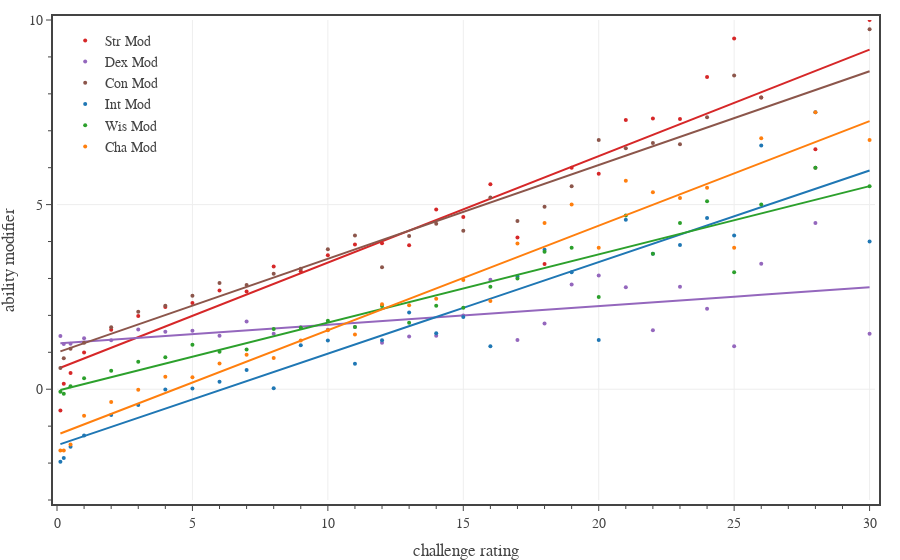

Here is the notebook cell this chart was saved with:
### Code cell
# Ability score modifier
columns = ['Str Mod','Dex Mod','Con Mod','Int Mod','Wis Mod','Cha Mod']
colors = ['#d62728','#9467bd','#8c564b','#1f77b4','#2ca02c','#ff7f0e']

#df1 = df0[df0['Category'].isin(['generic','legendary','unique']) & df0['CR'].between(1/8, 30)]
df1 = df0[df0['CR'].between(1/8, 30)]
dfG = df1.groupby('CR').mean().reset_index()

fig = go.Figure()

for column, color in zip(columns, colors):
    # generate custom text
    cr_totals = df1.groupby('CR').count()['Book'].to_list()

    # plot data
    fig.add_trace(go.Scatter(
        x=dfG['CR'],
        y=dfG[column],
        mode='markers', 
        marker=dict(size=4, color=color),
        line_shape='spline',
        unselected=dict(marker=dict(opacity=0.0)),
        showlegend=True,
        name=column,
        legendgroup=column,
        hovertemplate=
            '<b>CR:</b> %{x}<br>'+
            '<b>Ability:</b> ' + column[0:3] + '<br>'+
            '<b>Modifier:</b> %{y:.1f}'+
            '<extra></extra>'
    ))

    # add fit line
    coefs = np.polyfit(dfG['CR'], dfG[column], 1)
    poly = np.poly1d(coefs)
    fig.add_trace(go.Scatter(
        x=dfG['CR'],
        y=poly(dfG['CR']),
        mode='lines', 
        line=dict(color=color, dash='solid'),
        unselected=dict(marker=dict(opacity=0.0)),
        showlegend=False,
        legendgroup=column,
        legendgrouptitle_text='fit',
        hoverinfo='skip',
    ))

# save large format figure
fig.update_layout(
    template=TFB_TEMPLATE,
    xaxis=dict(
        title_text='challenge rating',
        range=[0.0, 30.2],
        tick0=0, dtick=5,
        minor=dict(tick0=0, dtick=1),
    ),
    yaxis=dict(
        title_text='ability modifier',
        range=[-3, 10],
        tick0=0, dtick=5,
        minor=dict(tick0=0, dtick=1),
    ),
    legend=dict(
        xanchor='left', yanchor='top',
        x=0.01, y=0.99,
        orientation='v',
        tracegroupgap=0,
    )
)

fig.show(config=TFB_CONFIG)

### Figure 1 — Plotly figure (JSON) as saved in the notebook; plotly's stock layout.template omitted (floating-point values rounded to 4 significant figures)
{"data": [{"hovertemplate": "<b>CR:</b> %{x}<br><b>Ability:</b> Str<br><b>Modifier:</b> %{y:.1f}<extra></extra>", "legendgroup": "Str Mod", "line": {"shape": "spline"}, "marker": {"color": "#d62728", "size": 4}, "mode": "markers", "name": "Str Mod", "showlegend": true, "type": "scatter", "unselected": {"marker": {"opacity": 0}}, "x": [0.125, 0.25, 0.5, 1, 2, 3, 4, 5, 6, 7, 8, 9, 10, 11, 12, 13, 14, 15, 16, 17, 18, 19, 20, 21, 22, 23, 24, 25, 26, 28, 30], "y": [-0.5763, 0.1453, 0.4397, 0.993, 1.614, 1.983, 2.224, 2.335, 2.675, 2.644, 3.321, 3.194, 3.629, 3.917, 3.953, 3.9, 4.871, 4.667, 5.548, 4.111, 3.389, 6, 5.833, 7.294, 7.333, 7.318, 8.455, 9.5, 7.9, 6.5, 10]}, {"hoverinfo": "skip", "legendgroup": "Str Mod", "legendgrouptitle": {"text": "fit"}, "line": {"color": "#d62728", "dash": "solid"}, "mode": "lines", "showlegend": false, "type": "scatter", "unselected": {"marker": {"opacity": 0}}, "x": [0.125, 0.25, 0.5, 1, 2, 3, 4, 5, 6, 7, 8, 9, 10, 11, 12, 13, 14, 15, 16, 17, 18, 19, 20, 21, 22, 23, 24, 25, 26, 28, 30], "y": [0.5821, 0.6181, 0.6902, 0.8344, 1.123, 1.411, 1.699, 1.988, 2.276, 2.564, 2.853, 3.141, 3.429, 3.718, 4.006, 4.294, 4.583, 4.871, 5.16, 5.448, 5.736, 6.025, 6.313, 6.601, 6.89, 7.178, 7.466, 7.755, 8.043, 8.62, 9.196]}, {"hovertemplate": "<b>CR:</b> %{x}<br><b>Ability:</b> Dex<br><b>Modifier:</b> %{y:.1f}<extra></extra>", "legendgroup": "Dex Mod", "line": {"shape": "spline"}, "marker": {"color": "#9467bd", "size": 4}, "mode": "markers", "name": "Dex Mod", "showlegend": true, "type": "scatter", "unselected": {"marker": {"opacity": 0}}, "x": [0.125, 0.25, 0.5, 1, 2, 3, 4, 5, 6, 7, 8, 9, 10, 11, 12, 13, 14, 15, 16, 17, 18, 19, 20, 21, 22, 23, 24, 25, 26, 28, 30], "y": [1.441, 1.222, 1.233, 1.38, 1.329, 1.618, 1.56, 1.581, 1.45, 1.833, 1.5, 1.681, 1.613, 1.688, 1.256, 1.425, 1.452, 2, 2.968, 1.333, 1.778, 2.833, 3.083, 2.765, 1.6, 2.773, 2.182, 1.167, 3.4, 4.5, 1.5]}, {"hoverinfo": "skip", "legendgroup": "Dex Mod", "legendgrouptitle": {"text": "fit"}, "line": {"color": "#9467bd", "dash": "solid"}, "mode": "lines", "showlegend": false, "type": "scatter", "unselected": {"marker": {"opacity": 0}}, "x": [0.125, 0.25, 0.5, 1, 2, 3, 4, 5, 6, 7, 8, 9, 10, 11, 12, 13, 14, 15, 16, 17, 18, 19, 20, 21, 22, 23, 24, 25, 26, 28, 30], "y": [1.244, 1.25, 1.263, 1.288, 1.339, 1.389, 1.44, 1.491, 1.542, 1.592, 1.643, 1.694, 1.744, 1.795, 1.846, 1.897, 1.947, 1.998, 2.049, 2.099, 2.15, 2.201, 2.252, 2.302, 2.353, 2.404, 2.454, 2.505, 2.556, 2.657, 2.759]}, {"hovertemplate": "<b>CR:</b> %{x}<br><b>Ability:</b> Con<br><b>Modifier:</b> %{y:.1f}<extra></extra>", "legendgroup": "Con Mod", "line": {"shape": "spline"}, "marker": {"color": "#8c564b", "size": 4}, "mode": "markers", "name": "Con Mod", "showlegend": true, "type": "scatter", "unselected": {"marker": {"opacity": 0}}, "x": [0.125, 0.25, 0.5, 1, 2, 3, 4, 5, 6, 7, 8, 9, 10, 11, 12, 13, 14, 15, 16, 17, 18, 19, 20, 21, 22, 23, 24, 25, 26, 28, 30], "y": [0.5763, 0.8376, 1.095, 1.261, 1.681, 2.101, 2.264, 2.533, 2.875, 2.822, 3.131, 3.264, 3.79, 4.167, 3.302, 4.15, 4.484, 4.292, 5.194, 4.556, 4.944, 5.5, 6.75, 6.529, 6.667, 6.636, 7.364, 8.5, 7.9, 6, 9.75]}, {"hoverinfo": "skip", "legendgroup": "Con Mod", "legendgrouptitle": {"text": "fit"}, "line": {"color": "#8c564b", "dash": "solid"}, "mode": "lines", "showlegend": false, "type": "scatter", "unselected": {"marker": {"opacity": 0}}, "x": [0.125, 0.25, 0.5, 1, 2, 3, 4, 5, 6, 7, 8, 9, 10, 11, 12, 13, 14, 15, 16, 17, 18, 19, 20, 21, 22, 23, 24, 25, 26, 28, 30], "y": [1.027, 1.059, 1.122, 1.249, 1.503, 1.757, 2.011, 2.265, 2.518, 2.772, 3.026, 3.28, 3.534, 3.788, 4.042, 4.296, 4.55, 4.804, 5.058, 5.311, 5.565, 5.819, 6.073, 6.327, 6.581, 6.835, 7.089, 7.343, 7.597, 8.104, 8.612]}, {"hovertemplate": "<b>CR:</b> %{x}<br><b>Ability:</b> Int<br><b>Modifier:</b> %{y:.1f}<extra></extra>", "legendgroup": "Int Mod", "line": {"shape": "spline"}, "marker": {"color": "#1f77b4", "size": 4}, "mode": "markers", "name": "Int Mod", "showlegend": true, "type": "scatter", "unselected": {"marker": {"opacity": 0}}, "x": [0.125, 0.25, 0.5, 1, 2, 3, 4, 5, 6, 7, 8, 9, 10, 11, 12, 13, 14, 15, 16, 17, 18, 19, 20, 21, 22, 23, 24, 25, 26, 28, 30], "y": [-1.966, -1.863, -1.56, -1.254, -0.7005, -0.427, -0.008, 0.01796, 0.2, 0.5222, 0.02381, 1.194, 1.323, 0.6875, 1.326, 2.075, 1.516, 1.958, 1.161, 3.056, 3.778, 3.167, 1.333, 4.588, 3.667, 3.909, 4.636, 4.167, 6.6, 7.5, 4]}, {"hoverinfo": "skip", "legendgroup": "Int Mod", "legendgrouptitle": {"text": "fit"}, "line": {"color": "#1f77b4", "dash": "solid"}, "mode": "lines", "showlegend": false, "type": "scatter", "unselected": {"marker": {"opacity": 0}}, "x": [0.125, 0.25, 0.5, 1, 2, 3, 4, 5, 6, 7, 8, 9, 10, 11, 12, 13, 14, 15, 16, 17, 18, 19, 20, 21, 22, 23, 24, 25, 26, 28, 30], "y": [-1.487, -1.456, -1.394, -1.27, -1.022, -0.7736, -0.5255, -0.2775, -0.02939, 0.2187, 0.4668, 0.7148, 0.9629, 1.211, 1.459, 1.707, 1.955, 2.203, 2.451, 2.699, 2.948, 3.196, 3.444, 3.692, 3.94, 4.188, 4.436, 4.684, 4.932, 5.428, 5.924]}, {"hovertemplate": "<b>CR:</b> %{x}<br><b>Ability:</b> Wis<br><b>Modifier:</b> %{y:.1f}<extra></extra>", "legendgroup": "Wis Mod", "line": {"shape": "spline"}, "marker": {"color": "#2ca02c", "size": 4}, "mode": "markers", "name": "Wis Mod", "showlegend": true, "type": "scatter", "unselected": {"marker": {"opacity": 0}}, "x": [0.125, 0.25, 0.5, 1, 2, 3, 4, 5, 6, 7, 8, 9, 10, 11, 12, 13, 14, 15, 16, 17, 18, 19, 20, 21, 22, 23, 24, 25, 26, 28, 30], "y": [-0.0678, -0.1197, 0.07759, 0.2958, 0.4976, 0.7416, 0.864, 1.204, 1.012, 1.078, 1.631, 1.667, 1.855, 1.688, 2.256, 1.8, 2.258, 2.208, 2.774, 3, 3.722, 3.833, 2.5, 4.706, 3.667, 4.5, 5.091, 3.167, 5, 6, 5.5]}, {"hoverinfo": "skip", "legendgroup": "Wis Mod", "legendgrouptitle": {"text": "fit"}, "line": {"color": "#2ca02c", "dash": "solid"}, "mode": "lines", "showlegend": false, "type": "scatter", "unselected": {"marker": {"opacity": 0}}, "x": [0.125, 0.25, 0.5, 1, 2, 3, 4, 5, 6, 7, 8, 9, 10, 11, 12, 13, 14, 15, 16, 17, 18, 19, 20, 21, 22, 23, 24, 25, 26, 28, 30], "y": [-0.02035, 0.002754, 0.04896, 0.1414, 0.3262, 0.511, 0.6958, 0.8806, 1.065, 1.25, 1.435, 1.62, 1.805, 1.99, 2.174, 2.359, 2.544, 2.729, 2.914, 3.098, 3.283, 3.468, 3.653, 3.838, 4.023, 4.207, 4.392, 4.577, 4.762, 5.131, 5.501]}, {"hovertemplate": "<b>CR:</b> %{x}<br><b>Ability:</b> Cha<br><b>Modifier:</b> %{y:.1f}<extra></extra>", "legendgroup": "Cha Mod", "line": {"shape": "spline"}, "marker": {"color": "#ff7f0e", "size": 4}, "mode": "markers", "name": "Cha Mod", "showlegend": true, "type": "scatter", "unselected": {"marker": {"opacity": 0}}, "x": [0.125, 0.25, 0.5, 1, 2, 3, 4, 5, 6, 7, 8, 9, 10, 11, 12, 13, 14, 15, 16, 17, 18, 19, 20, 21, 22, 23, 24, 25, 26, 28, 30], "y": [-1.661, -1.658, -1.5, -0.7183, -0.3478, -0.01124, 0.336, 0.3234, 0.7, 0.9333, 0.8452, 1.319, 1.597, 1.479, 2.302, 2.275, 2.452, 2.958, 2.387, 3.944, 4.5, 5, 3.833, 5.647, 5.333, 5.182, 5.455, 3.833, 6.8, 7.5, 6.75]}, {"hoverinfo": "skip", "legendgroup": "Cha Mod", "legendgrouptitle": {"text": "fit"}, "line": {"color": "#ff7f0e", "dash": "solid"}, "mode": "lines", "showlegend": false, "type": "scatter", "unselected": {"marker": {"opacity": 0}}, "x": [0.125, 0.25, 0.5, 1, 2, 3, 4, 5, 6, 7, 8, 9, 10, 11, 12, 13, 14, 15, 16, 17, 18, 19, 20, 21, 22, 23, 24, 25, 26, 28, 30], "y": [-1.199, -1.163, -1.093, -0.951, -0.6678, -0.3847, -0.1016, 0.1815, 0.4647, 0.7478, 1.031, 1.314, 1.597, 1.88, 2.163, 2.447, 2.73, 3.013, 3.296, 3.579, 3.862, 4.145, 4.428, 4.712, 4.995, 5.278, 5.561, 5.844, 6.127, 6.693, 7.26]}], "layout": {"legend": {"orientation": "v", "tracegroupgap": 0, "x": 0.01, "xanchor": "left", "y": 0.99, "yanchor": "top"}, "xaxis": {"dtick": 5, "minor": {"dtick": 1, "tick0": 0}, "range": [0, 30.2], "tick0": 0, "title": {"text": "challenge rating"}}, "yaxis": {"dtick": 5, "minor": {"dtick": 1, "tick0": 0}, "range": [-3, 10], "tick0": 0, "title": {"text": "ability modifier"}}}}
